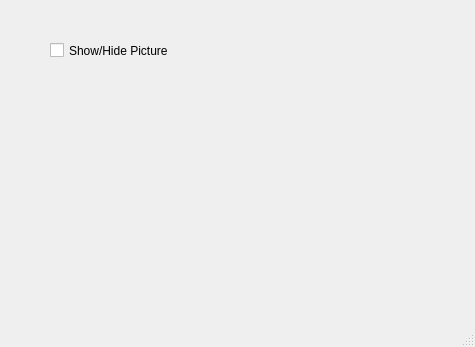
<?xml version="1.0" encoding="UTF-8"?>
<ui version="4.0">
 <class>MainWindow</class>
 <widget class="QMainWindow" name="MainWindow">
  <property name="geometry">
   <rect>
    <x>0</x>
    <y>0</y>
    <width>475</width>
    <height>347</height>
   </rect>
  </property>
  <property name="windowTitle">
   <string>MainWindow</string>
  </property>
  <widget class="QWidget" name="centralwidget">
   <widget class="QCheckBox" name="checkBox">
    <property name="geometry">
     <rect>
      <x>50</x>
      <y>30</y>
      <width>141</width>
      <height>41</height>
     </rect>
    </property>
    <property name="text">
     <string>Show/Hide Picture</string>
    </property>
   </widget>
   <widget class="QLabel" name="label">
    <property name="geometry">
     <rect>
      <x>50</x>
      <y>70</y>
      <width>181</width>
      <height>181</height>
     </rect>
    </property>
    <property name="text">
     <string/>
    </property>
    <property name="pixmap">
     <pixmap>K24.JPG</pixmap>
    </property>
    <property name="scaledContents">
     <bool>true</bool>
    </property>
    <property name="openExternalLinks">
     <bool>false</bool>
    </property>
   </widget>
  </widget>
  <widget class="QMenuBar" name="menubar">
   <property name="geometry">
    <rect>
     <x>0</x>
     <y>0</y>
     <width>475</width>
     <height>18</height>
    </rect>
   </property>
  </widget>
  <widget class="QStatusBar" name="statusbar"/>
 </widget>
 <resources/>
 <connections/>
</ui>
